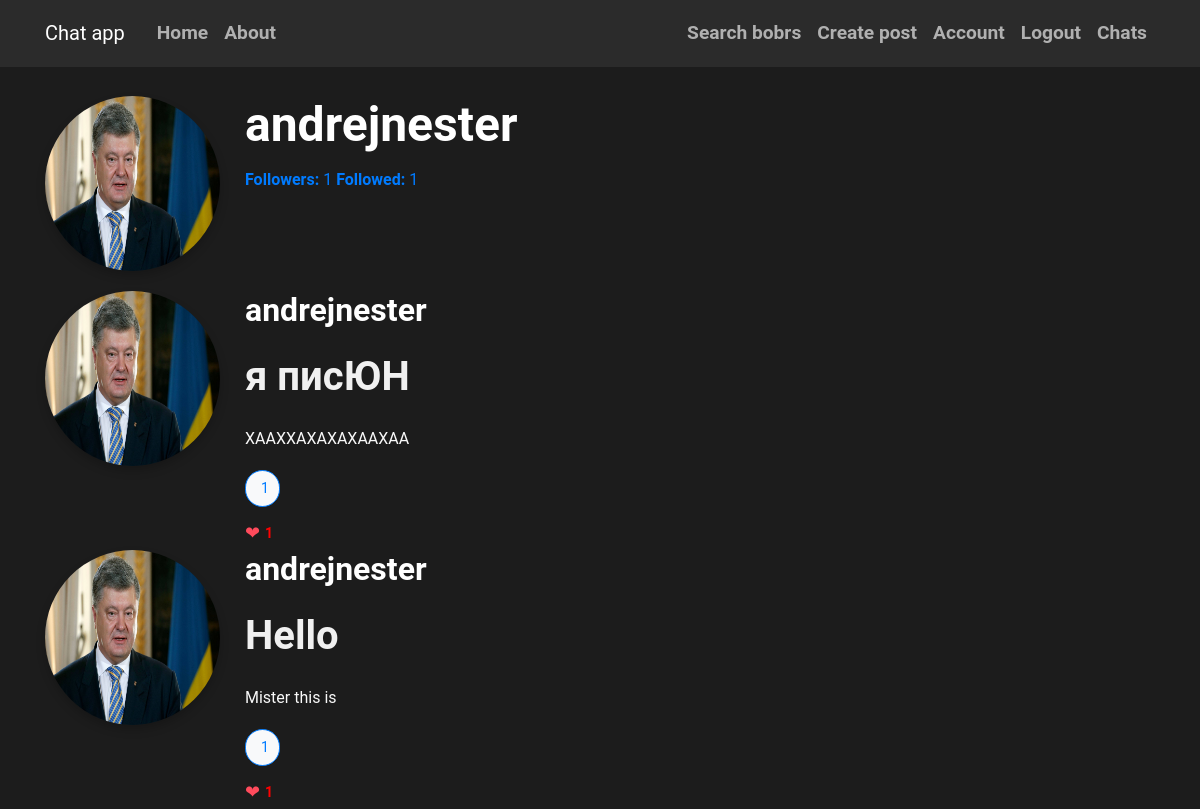
Before: /user_info/andrejnester (signed in) with the older database file.
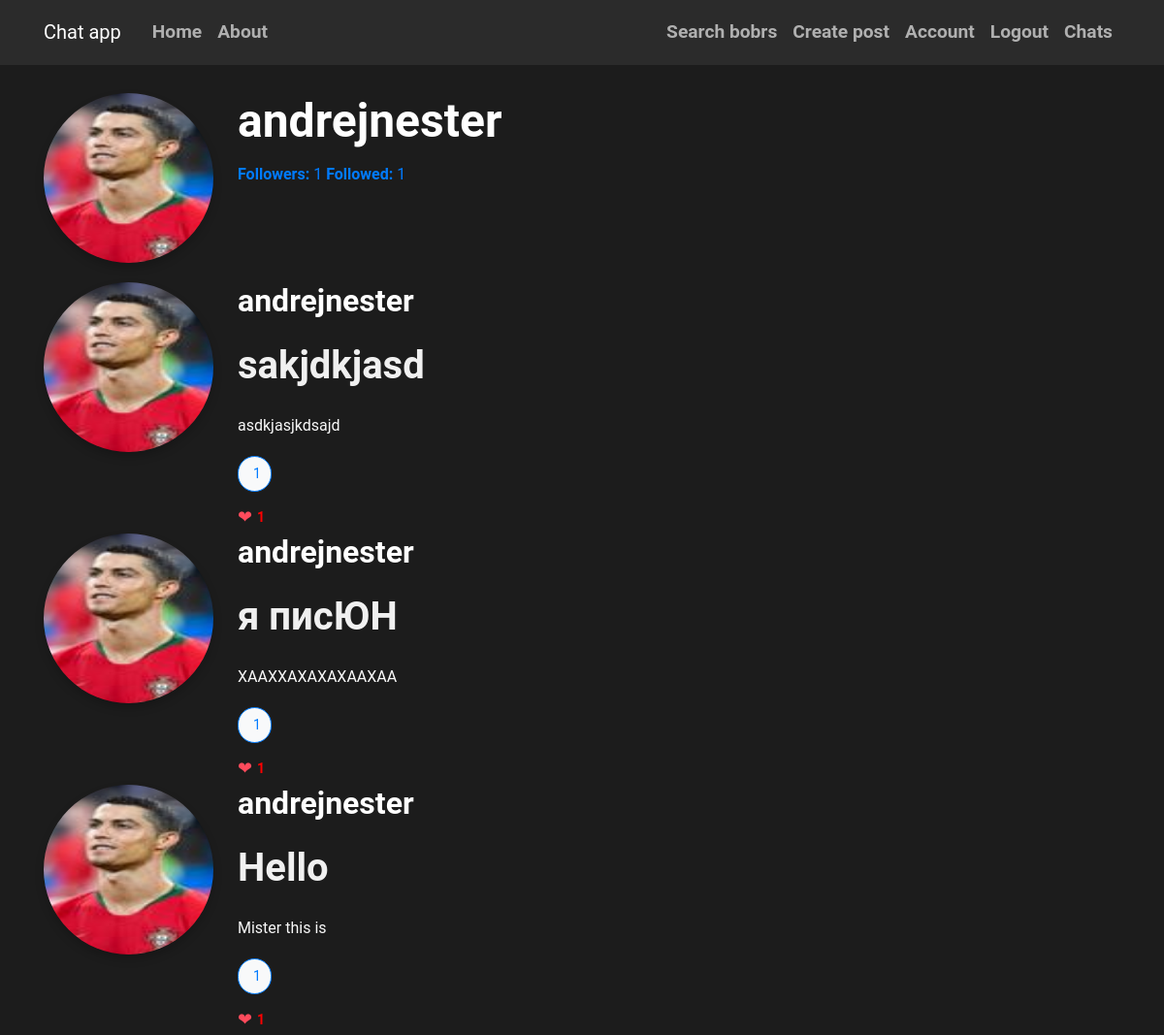
After: the same page with the newer database file.
### flaskblog/models.py (models this page shows, shortened)
class User(db.Model, UserMixin):
    id = db.Column(db.Integer, primary_key=True)
    username = db.Column(db.String(20), unique=True, nullable=False)
    email = db.Column(db.String(120), unique=True, nullable=False)
    image_file = db.Column(db.String(20), nullable=False, default='default.jpg')
    password = db.Column(db.String(60), nullable=False)
    posts = db.relationship('Post', backref='author', lazy=True)
    followed = db.relationship('Follow', foreign_keys='Follow.follower_id',
                               back_populates='follower', lazy='dynamic',
                               cascade='all, delete-orphan')
    followers = db.relationship('Follow', foreign_keys='Follow.followed_id',
                                back_populates='followed', lazy='dynamic',
                                cascade='all, delete-orphan')
    sent_messages = db.relationship('Message', foreign_keys='Message.sender_id',
                                    back_populates='sender', lazy=True)
    received_messages = db.relationship('Message', foreign_keys='Message.recipient_id',
                                        back_populates='recipient', lazy=True)

class Post(db.Model):
    id = db.Column(db.Integer, primary_key=True)
    title = db.Column(db.String(100), nullable=False)
    date_posted = db.Column(db.DateTime, nullable=False, default=datetime.utcnow)
    content = db.Column(db.Text, nullable=False)
    user_id = db.Column(db.Integer, db.ForeignKey('user.id'), nullable=False)
    comments = db.relationship('Comment', backref='post', lazy='dynamic')
    post_likes = db.relationship('Like', back_populates='post', lazy='dynamic')

### flaskblog/routes.py (the view)
@app.route("/user_info/<username>")
def user_info(username):
    user = User.query.filter_by(username=username).first_or_404()
    page = request.args.get('page', 1, type=int)
    posts = Post.query.filter_by(author=user).order_by(Post.date_posted.desc()).paginate(page=page, per_page=5)
    return render_template('user_info.html', user=user, posts=posts)

### flaskblog/models.py (called while the page is built)
@login_manager.user_loader
def load_user(user_id):
    return User.query.get(int(user_id))

### flaskblog/templates/user_info.html (shortened to what this page needs)
{% extends "base.html" %}
{% block content %}
<div class="contain">
  <div class="user-info-section">
    <div class="media">
      <img class="rounded-circle account-img" src="{{ url_for('static', filename='pictures/' + user.image_file) }}" alt="Profile Image">
      <div class="media-body">
        <h2 class="account-heading">{{ user.username }}</h2>
        <a href="{{ url_for('followers',username=user.username)}}"><strong>Followers:</strong> {{ user.followers.count() }}</a>
        <a href="{{ url_for('followed',username=user.username) }}"><strong>Followed:</strong> {{ user.followed.count() }}</a>
      </div>
    </div>
  </div>
  <div class="user-posts-section">
    {% for post in posts %}
    <div class="post-card">
      <div class="media">
        <img class="rounded-circle account-img" src="{{ url_for('static', filename='pictures/' + user.image_file) }}" alt="Profile Image">
        <div class="media-body">
          <h2 class="post-author">{{ post.author.username }}</h2>
              <h2><a class="article-title" href="{{ url_for('post',post_id=post.id) }}">{{ post.title }}</a></h2>
          <p class="post-content">{{ post.content }}</p>
          <button class="comment-button">
     {{ post.comments.count() }}
</button>
            <div class="likes-container">
    <span class="like-icon">&#10084; </span>
    <a href="{{ url_for('post_likes',post_id=post.id) }}" class="likes-count">{{ post.post_likes.count() }}</a>
</div>
        </div>
      </div>
    </div>
    {% endfor %}
  </div>
</div>
{% endblock %}

### flaskblog/templates/base.html (shortened to what this page needs)
<!DOCTYPE html>
<html lang="en">
<head>
    <link rel="stylesheet" href="https://cdn.jsdelivr.net/npm/bootstrap@4.0.0/dist/css/bootstrap.min.css">
    <link rel="stylesheet" href="{{ url_for('static', filename='main.css') }}">
  </head>
<body>
<header class="site-header">
    <nav class="navbar navbar-expand-md navbar-dark bg-steel fixed-top">
        <div class="container">
            <a class="navbar-brand mr-4" href="/">Chat app</a>
            <div class="collapse navbar-collapse" id="navbarToggle">
                <div class="navbar-nav mr-auto">
                    <a class="nav-item nav-link" href="{{ url_for('home') }}">Home</a>
                    <a class="nav-item nav-link" href="{{ url_for('about') }}">About</a>
                </div>
                <div class="navbar-nav">
                    {% if current_user.is_authenticated %}
                        <a class="nav-item nav-link" href="{{ url_for('search') }}">Search bobrs</a>
                        <a class="nav-item nav-link" href="{{ url_for('create_post') }}">Create post</a>
                        <a class="nav-item nav-link" href="{{ url_for('account') }}">Account</a>
                        <a class="nav-item nav-link" href="{{ url_for('logout') }}">Logout</a>
                        <a class="nav-item nav-link" href="{{ url_for('chats',username=current_user.username) }}">Chats</a>
                    {% else %}
                        <a class="nav-item nav-link" href="{{ url_for('login') }}">Login</a>
                        <a class="nav-item nav-link" href="{{ url_for('register') }}">Register</a>
                    {% endif %}
                </div>
            </div>
        </div>
    </nav>
</header>
<main role="main" class="container">
    <div class="row">
        <div class="col-md-8">
            {% block content %}{% endblock %}
        </div>
        <div class="col-md-4">
        </div>
    </div>
</main>
</body>
</html>

### flaskblog/static/main.css (style rules this page uses)
body { background: #1c1c1c; color: #f8f8f8; margin-top: 6rem; font-family: 'Roboto', sans-serif; line-height: 1.8; }
h1, h2, h3, h4, h5, h6 { color: #ffffff; margin-bottom: 1.5rem; font-weight: 700; }
.bg-steel { background-color: #2b2b2b; }
.site-header .navbar-nav .nav-link { color: #b0b0b0; font-weight: 600; font-size: 1.2rem; transition: color 0.3s ease; }
.article-title { color: #f0f0f0; font-size: 2.5rem; font-weight: 600; }
.account-img { height: 175px; width: 175px; margin-right: 25px; margin-bottom: 20px; border-radius: 50%; box-shadow: 0 5px 10px rgba(0, 0, 0, 0.2); }
.account-heading { font-size: 3rem; color: #ffffff; margin-bottom: 0.8rem; }
button, input[type="submit"] { background-color: #444444; color: #ffffff; border: none; border-radius: 6px; padding: 12px 25px; font-size: 1.2rem; cursor: pointer; transition: background-color 0.3s ease; }
.comment-button { background-color: #f8f9fa; border: 1px solid #007bff; color: #007bff; font-size: 14px; padding: 5px 10px; border-radius: 20px; display: flex; align-items: center; cursor: pointer; transition: background-color 0.3s, color 0.3s; }
.likes-container { display: flex; align-items: center; margin-top: 10px; }
.like-icon { font-size: 18px; color: #ff4b5c; margin-right: 5px; }
.likes-count { font-size: 14px; color: red; font-weight: bold; }

Changed rows visible on the page:
changed User "andrejnester": image_file: picture added in place of a placeholder
added Post: image_file (picture), author.username "andrejnester", title "sakjdkjasd", content "asdkjasjkdsajd", comments.count "1", post_likes.count "1"
changed through a linked row, Post "я писЮН": image_file: picture added in place of a placeholder
changed through a linked row, Post "Hello": image_file: picture added in place of a placeholder
